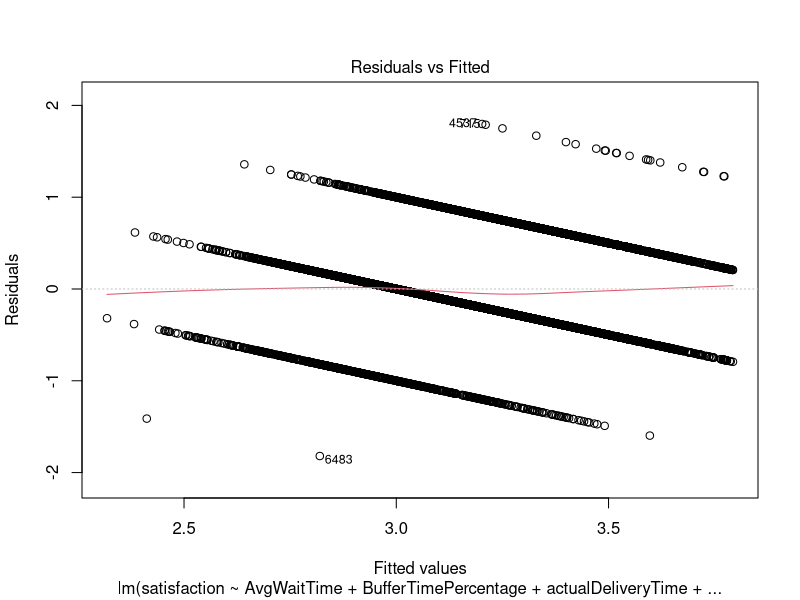
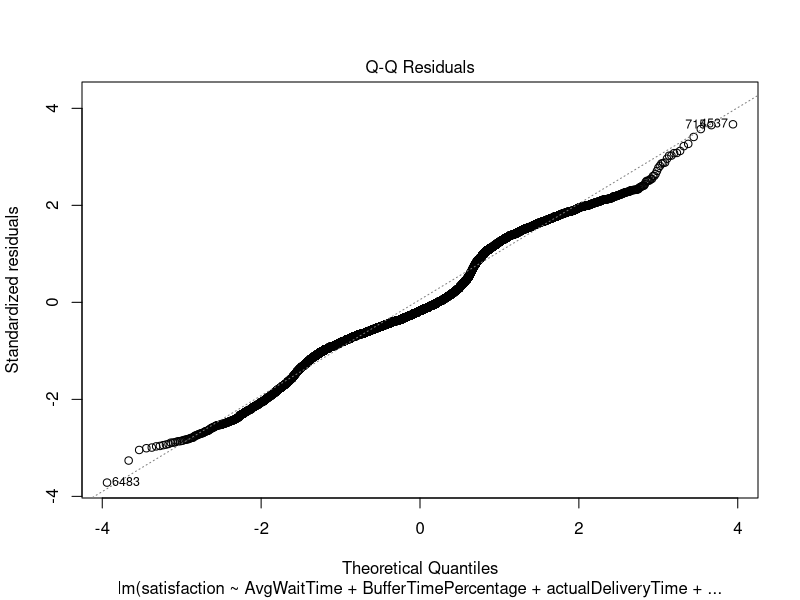
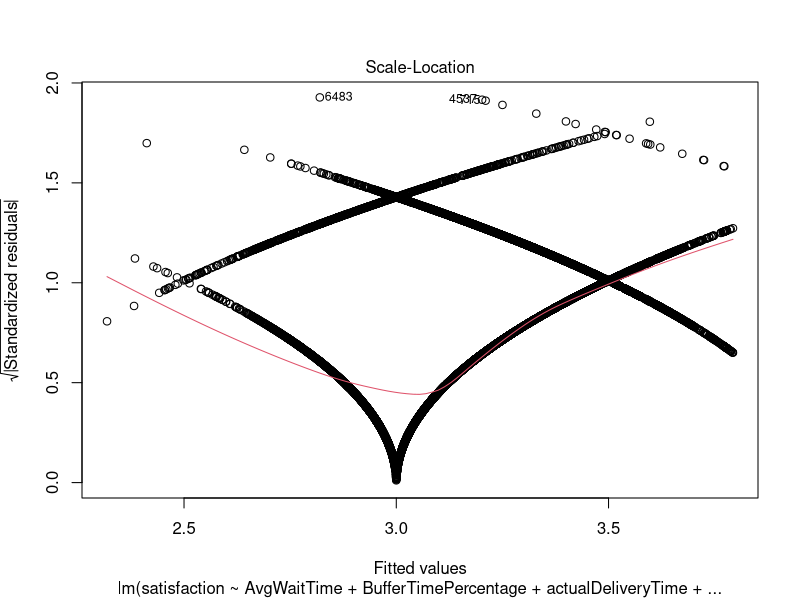
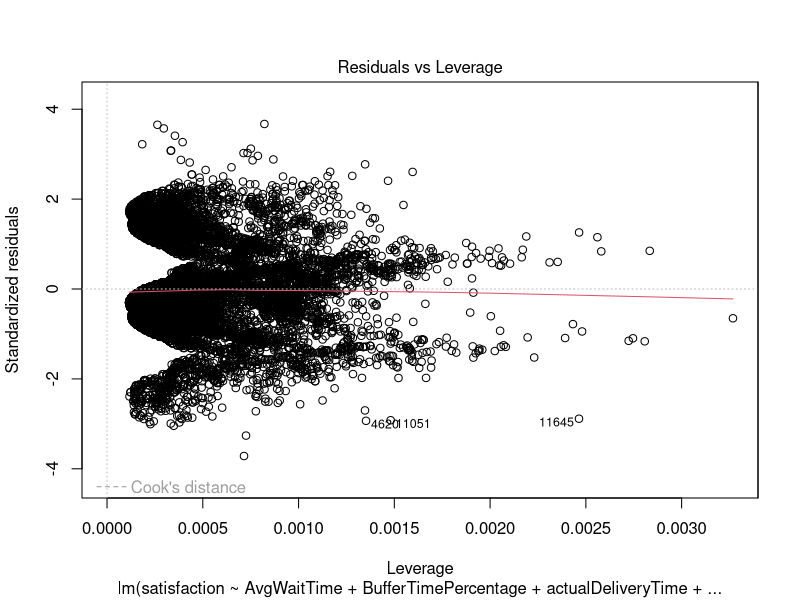
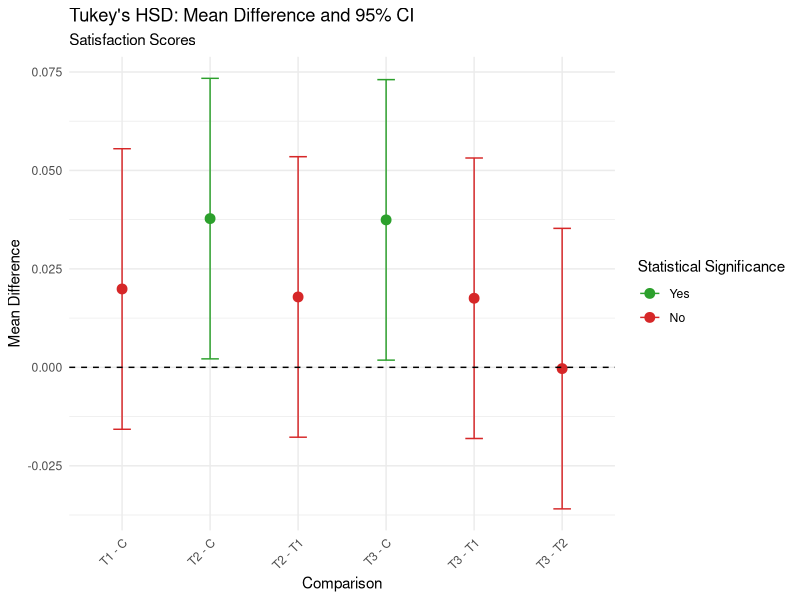
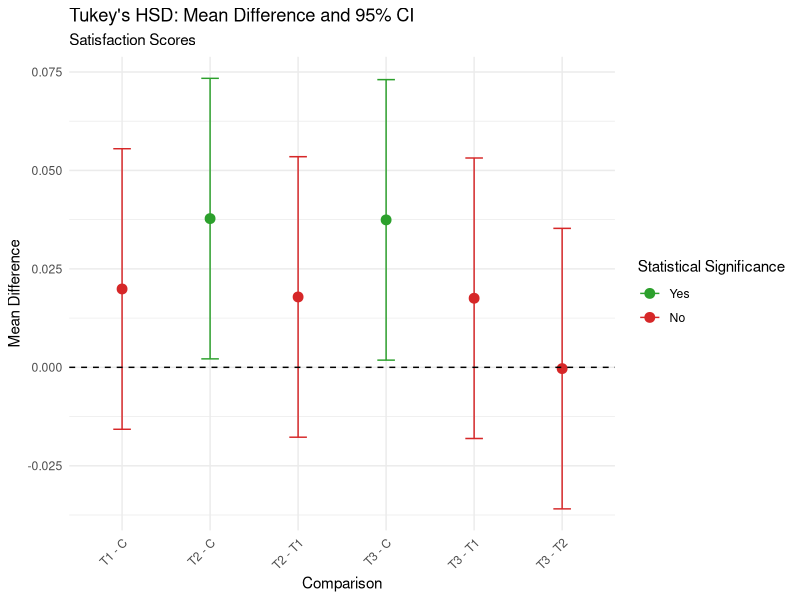

The R script that drew these images, in order:

## Install packages if not already installed
# install.packages("dplyr")
# install.packages("ggplot2")
# install.packages("lmtest")


library(dplyr)
library(ggplot2)
library(lmtest)


# Load Data
df <- read.csv("synthetic_experiment_data_group_yakovlev.csv")

# Statistical Inference

## Anova

#### Since we're trying to understand how wait time affects customer satisfaction,
#### we'll conduct an ANOVA test to examine differences in customer satisfaction
#### among the control group and treatment groups

anova_result <- aov(satisfaction ~ Group, data = df)
summary(anova_result)

p_value <- summary(anova_result)[[1]]$"Pr(>F)"[1]
p_value

#### As shown above, the results indicate a statistically significant difference (in menas) overall.
#### However, it's essential to further investigate if customer ratings differ significantly
#### between all possible combinations of the treatment groups given.

## Tukey's HSD (Honestly Significant Difference) test 
## https://personal.utdallas.edu/~herve/abdi-HSD2010-pretty.pdf

tukey_result <- TukeyHSD(anova_result)

# Extract mean differences, p-values, lower bounds, and upper bounds
tukey_df <- data.frame(
  mean_diff = tukey_result$`Group`[, "diff"],
  p_value = tukey_result$`Group`[, "p adj"],
  lower_bound = tukey_result$`Group`[, "lwr"],
  upper_bound = tukey_result$`Group`[, "upr"]
)

tukey_df$stat_sig <- ifelse(tukey_df$p_value < 0.05, "Yes", "No")

#### From the results of Tukey's HSD test, we can conclude that treatments applied in groups 2 and 3 have led to 
#### statistically significant improvements in customer satisfaction compared to the control group. However, there 
#### are no significant differences in satisfaction levels between treatment groups themselves. This suggests that 
#### while the specific treatments in groups 2 and 3 are effective in enhancing customer satisfaction, they are 
#### similarly effective and don't show a significant advantage over each other. To understand which factors contribute
#### to customer satisfaction, we'll use linear regression. 

## Linear Regression

lm_model <- lm(satisfaction ~ AvgWaitTime + BufferTimePercentage + actualDeliveryTime + expectedDeliveryTime + cancellation, data = df)
summary(lm_model)

# Linear regression DF 
lm_coefficients <- summary(lm_model)$coefficients

lm_summary <- data.frame(
  estimate = lm_coefficients[, 1],
  std.Error = lm_coefficients[, 2],
  t_value = lm_coefficients[, 3],
  p_value = lm_coefficients[, 4]
)

lm_summary$sig_lvl <- ifelse(lm_summary$p_value < 0.05, "p < 0.05", ifelse(lm_summary$p_value < 0.1, "0.05 ≤ p < 0.1", ifelse(lm_summary$p_value < 0.5, "0.1 ≤ p < 0.5", "p ≥ 0.5")))

lm_summary

plot(lm_model)

#----> Results
#### As seen above, longer actual delivery times significantly reduce customer satisfaction (β = -0.0387, p < 0.001), 
#### indicating that for every additional minute of delivery time, customer satisfaction decreases by approximately 
#### 0.0387 units on average. Conversely, meeting or surpassing expected delivery times positively influences 
#### satisfaction (β = 0.0150, p = 0.0359), with every additional minute of expected delivery time associated with 
#### an increase in satisfaction by about 0.0150 units on average.
#### However, neither the average wait time nor buffer time demonstrate a statistically significant association with 
#### satisfaction. This suggests that variations in the average expected wait time per restaurant and artificially 
#### increasing the wait time do not significantly impact satisfaction levels. Similarly, order cancellations don't 
#### significantly influence satisfaction.
#----> Conclusion
#### In summary, while longer actual delivery times negatively affect satisfaction and meeting or 
#### exceeding expected delivery times positively impacts it, average wait time, buffer time, and order cancellations 
#### don't significantly influence satisfaction levels. 
#----> Recommendations
#### Therefore, optimizing actual delivery times to align with 
#### or surpass expected times is crucial for enhancing customer satisfaction in DoorDash's service model.

## Visualizations

tukey_df$stat_sig <- factor(tukey_df$stat_sig, levels = c("Yes", "No"))

tukey_plot <- ggplot(tukey_df, aes(x = c("T1 - C", "T2 - C", "T3 - C",
                                         "T2 - T1", "T3 - T1", "T3 - T2"), y = mean_diff, color = stat_sig)) +
  geom_point(size = 3, position = position_dodge(width = 0.9)) +
  geom_errorbar(aes(ymin = lower_bound, ymax = upper_bound),
                width = 0.2, position = position_dodge(width = 0.9)) +
  geom_hline(yintercept = 0, linetype = "dashed") +
  labs(title = "Tukey's HSD: Mean Difference and 95% CI",
       subtitle = "Satisfaction Scores",
       y = "Mean Difference",
       x = "Comparison",
       color = "Statistical Significance") +
  scale_color_manual(values = c("#2ca02c", "#d62728"), labels = c("Yes", "No")) +
  theme_minimal() +
  theme(axis.text.x = element_text(angle = 45, hjust = 1))

tukey_plot

ggsave("tukey_plot.png", plot = tukey_plot)


#### The wider confidence intervals observed in some pairwise comparisons reflect uncertainty in estimating 
#### the mean differences between treatment groups. In our study, this uncertainty stems from variations in 
#### treatment effects across different groups of customers and their responses to the treatments. These 
#### wider intervals suggest that while there may be noticeable differences in customer satisfaction between 
#### certain treatment pairs, the exact magnitude of these differences is less precisely estimated due to factors 
#### such as sample variability (variation in the sampled data) or 
#### heterogeneous treatment effects (differences in how treatments affect different customer groups).
